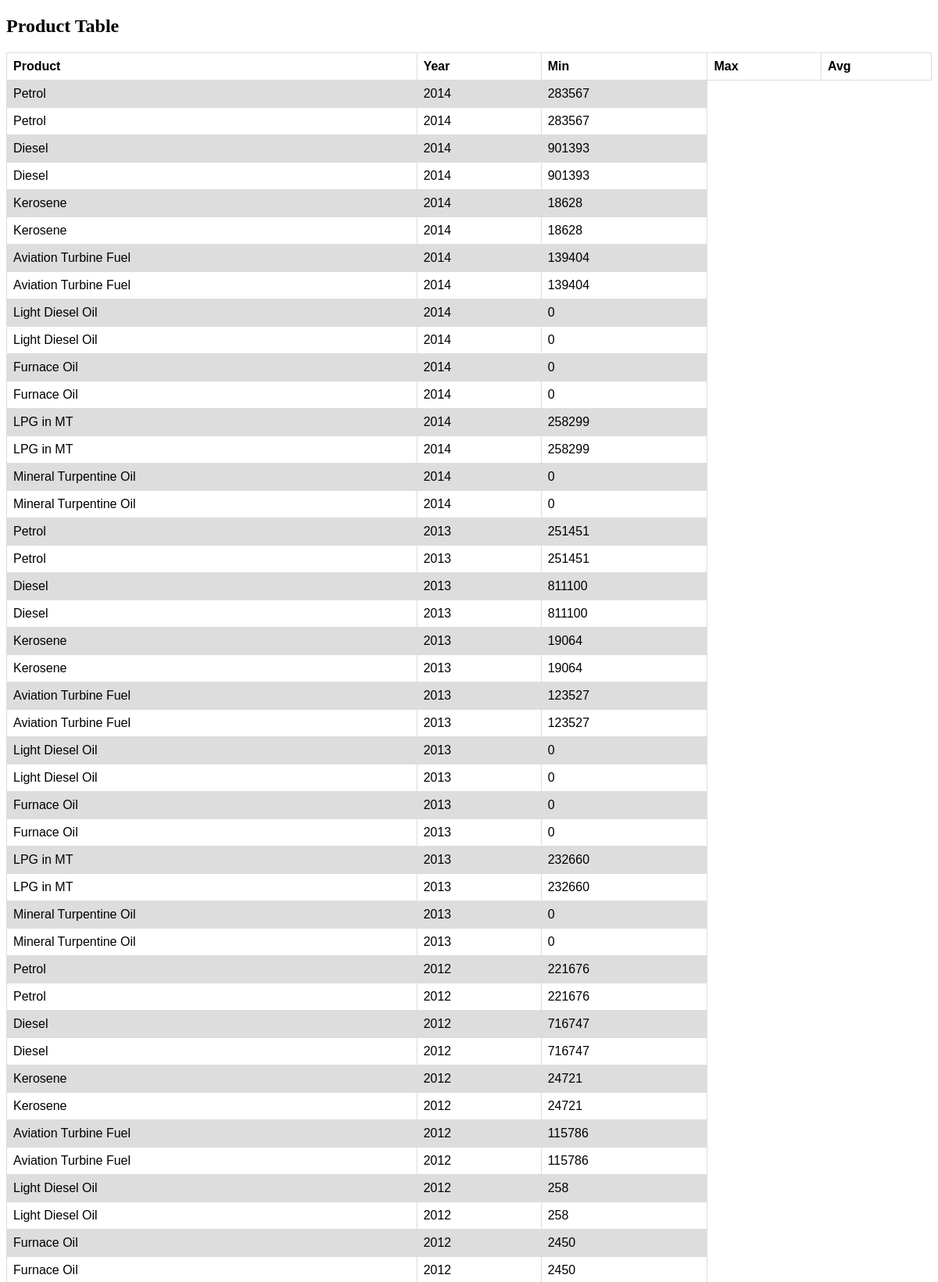
The page / (upper part) on the database its author committed.
### tables this page shows
CREATE TABLE `sales` (
  `id` int(11) NOT NULL,
  `petroleum_id` int(11) DEFAULT NULL,
  `year` int(11) DEFAULT NULL,
  `sale` int(11) DEFAULT NULL
);

CREATE TABLE `petroleum` (
  `id` int(11) NOT NULL,
  `name` varchar(45) DEFAULT NULL
);

### index.php (the view, shortened to what this page needs)
<?php
$servername = "localhost";
$username = "root";
$password = "";
$db = "phpapi";
$mysqli = new mysqli($servername, $username, $password, $db);
 ?>
          <!DOCTYPE html>
          <html>
          <head>
          </head>
          <body>
            <h2>Product Table</h2>
            <table>
              <tr>
                <th>Product</th>
                <th>Year</th>
                <th>Min</t h>
                <th>Max</th>
                <th>Avg</th>
              </tr>
                  <?php $query = "SELECT * FROM petroleum
                  INNER JOIN sales
                   ON petroleum.id=sales.petroleum_id";
                  if ($result = $mysqli->query($query)) {
                        while ($row = $result->fetch_assoc()) {
                          ?>
                          <tr>
                          <td> <?php echo $row['name'];?></td>
                          <td><?php echo $row['year']?></td>
                          <td> <?php echo $row['sale']?></td>
          <?php
             }
              }
              ?>
        </table>
      </body>
      </html>

### index.php (style rules this page uses)
table { font-family: arial, sans-serif; border-collapse: collapse; width: 100%; }
td, th { border: 1px solid #dddddd; text-align: left; padding: 8px; }
tr:nth-child(even) { background-color: #dddddd; }

### rows shown on the page
sales: petroleum.name "Petrol", year "2014", sale "283567"
sales: petroleum.name "Petrol", year "2014", sale "283567"
sales: petroleum.name "Diesel", year "2014", sale "901393"
sales: petroleum.name "Diesel", year "2014", sale "901393"
sales: petroleum.name "Kerosene", year "2014", sale "18628"
sales: petroleum.name "Kerosene", year "2014", sale "18628"
sales: petroleum.name "Aviation Turbine Fuel", year "2014", sale "139404"
sales: petroleum.name "Aviation Turbine Fuel", year "2014", sale "139404"
sales: petroleum.name "Light Diesel Oil", year "2014", sale "0"
sales: petroleum.name "Light Diesel Oil", year "2014", sale "0"
sales: petroleum.name "Furnace Oil", year "2014", sale "0"
sales: petroleum.name "Furnace Oil", year "2014", sale "0"
sales: petroleum.name "LPG in MT", year "2014", sale "258299"
sales: petroleum.name "LPG in MT", year "2014", sale "258299"
sales: petroleum.name "Mineral Turpentine Oil", year "2014", sale "0"
sales: petroleum.name "Mineral Turpentine Oil", year "2014", sale "0"
sales: petroleum.name "Petrol", year "2013", sale "251451"
sales: petroleum.name "Petrol", year "2013", sale "251451"
sales: petroleum.name "Diesel", year "2013", sale "811100"
sales: petroleum.name "Diesel", year "2013", sale "811100"
sales: petroleum.name "Kerosene", year "2013", sale "19064"
sales: petroleum.name "Kerosene", year "2013", sale "19064"
sales: petroleum.name "Aviation Turbine Fuel", year "2013", sale "123527"
sales: petroleum.name "Aviation Turbine Fuel", year "2013", sale "123527"
sales: petroleum.name "Light Diesel Oil", year "2013", sale "0"
sales: petroleum.name "Light Diesel Oil", year "2013", sale "0"
sales: petroleum.name "Furnace Oil", year "2013", sale "0"
sales: petroleum.name "Furnace Oil", year "2013", sale "0"
sales: petroleum.name "LPG in MT", year "2013", sale "232660"
sales: petroleum.name "LPG in MT", year "2013", sale "232660"
sales: petroleum.name "Mineral Turpentine Oil", year "2013", sale "0"
sales: petroleum.name "Mineral Turpentine Oil", year "2013", sale "0"
sales: petroleum.name "Petrol", year "2012", sale "221676"
sales: petroleum.name "Petrol", year "2012", sale "221676"
sales: petroleum.name "Diesel", year "2012", sale "716747"
sales: petroleum.name "Diesel", year "2012", sale "716747"
sales: petroleum.name "Kerosene", year "2012", sale "24721"
sales: petroleum.name "Kerosene", year "2012", sale "24721"
sales: petroleum.name "Aviation Turbine Fuel", year "2012", sale "115786"
sales: petroleum.name "Aviation Turbine Fuel", year "2012", sale "115786"
sales: petroleum.name "Light Diesel Oil", year "2012", sale "258"
sales: petroleum.name "Light Diesel Oil", year "2012", sale "258"
sales: petroleum.name "Furnace Oil", year "2012", sale "2450"
sales: petroleum.name "Furnace Oil", year "2012", sale "2450"
